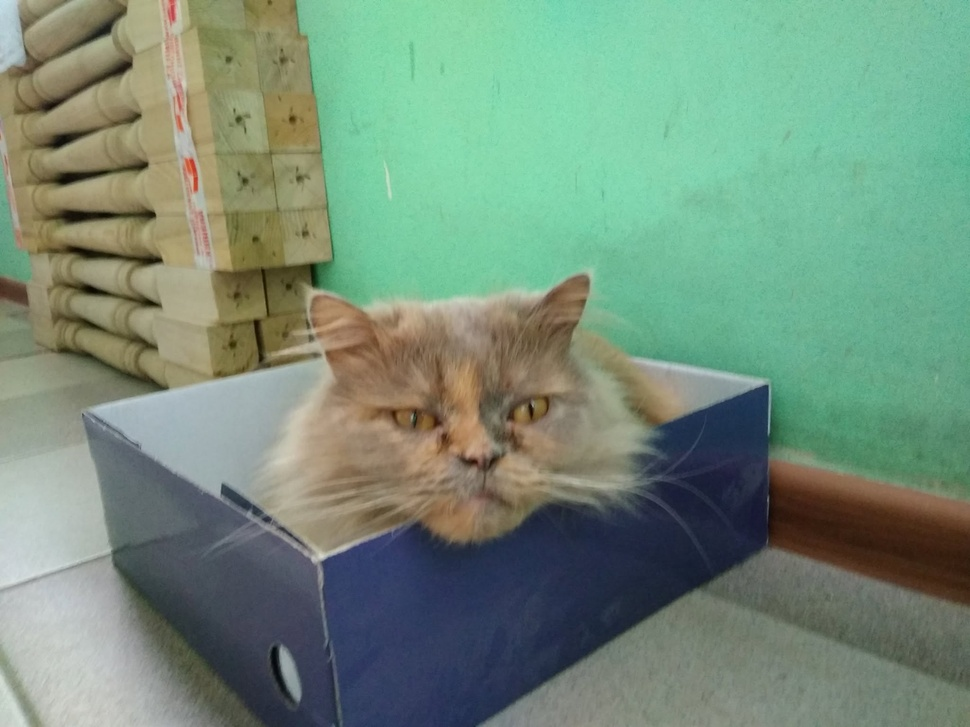
#> input picture Python/MilkaCat.jpg, 970 x 727 px, shrunk from 2048 x 1536 before the run
$ python main.py   (older library calls are emulated)
#> lines starting #> are read from the running program, lines starting #| are printed output that depends on the picture; after the words box and inside, x2 and y2 are one past the last pixel; in counts of white or black regions, pixels touching at a corner belong together
"""Small RGB entropy prioritization prototype."""

from pathlib import Path

import cv2
import matplotlib.pyplot as plt
import numpy as np


BLOCK_SIZE = 100
ALPHA = 0.30
TOP_PERCENT = 10.0


def entropy(counts: np.ndarray) -> float:
    """Return Shannon entropy for non-zero histogram counts."""
    counts = counts[counts > 0]
    if counts.size == 0:
        return 0.0

    p = counts / counts.sum()
    return float(-np.sum(p * np.log2(p)))


def rgb_entropy(block: np.ndarray) -> tuple[float, float, float, float]:
    """Return H(R), H(G), H(B), and joint H(R,G,B)."""
    if block.size == 0:
        return 0.0, 0.0, 0.0, 0.0

    r, g, b = (block[:, :, i].ravel() for i in range(3))

    # Marginal entropy of each channel.
    h_r = entropy(np.bincount(r, minlength=256))
    h_g = entropy(np.bincount(g, minlength=256))
    h_b = entropy(np.bincount(b, minlength=256))

    # Pack (R, G, B) so each complete color becomes one histogram value.
    color = (r.astype(np.uint32) << 16) | (g.astype(np.uint32) << 8) | b
    _, counts = np.unique(color, return_counts=True)
    h_rgb = entropy(counts)

    return h_r, h_g, h_b, h_rgb


def analyze_blocks(image: np.ndarray, block_size: int) -> tuple[np.ndarray, list[dict]]:
    """Calculate joint RGB entropy and metadata for every image block."""
    height, width = image.shape[:2]
    entropy_map = np.zeros((height, width), dtype=np.float32)
    blocks = []

    for block_id, (y, x) in enumerate(
        ((y, x) for y in range(0, height, block_size) for x in range(0, width, block_size)),
        start=1,
    ):
        y2, x2 = min(y + block_size, height), min(x + block_size, width)
        h_r, h_g, h_b, h_rgb = rgb_entropy(image[y:y2, x:x2])

        entropy_map[y:y2, x:x2] = h_rgb
        blocks.append(
            {
                "id": block_id,
                "x": x,
                "y": y,
                "width": x2 - x,
                "height": y2 - y,
                "entropy_r": h_r,
                "entropy_g": h_g,
                "entropy_b": h_b,
                "entropy_rgb": h_rgb,
            }
        )

    return entropy_map, blocks


def prioritize(blocks: list[dict], top_percent: float) -> list[dict]:
    """Rank blocks by joint RGB entropy and mark the top percentage."""
    values = np.array([b["entropy_rgb"] for b in blocks], dtype=np.float32)
    low, high = values.min(), values.max()
    scores = np.full_like(values, 100.0) if low == high else (values - low) / (high - low) * 100

    for block, score in zip(blocks, scores):
        block["priority_score"] = float(score)
        block["priority_rank"] = 0

    ranked = sorted(blocks, key=lambda b: (-b["entropy_rgb"], b["y"], b["x"]))
    selected = max(1, int(np.ceil(len(ranked) * top_percent / 100)))

    for rank, block in enumerate(ranked[:selected], start=1):
        block["priority_rank"] = rank

    return ranked


def overlay_priority(image_bgr: np.ndarray, blocks: list[dict], top_percent: float) -> np.ndarray:
    """Draw the block grid and red borders for prioritized blocks."""
    result = image_bgr.copy()
    height, width = result.shape[:2]

    for block in blocks:
        x, y = block["x"], block["y"]
        x2 = min(x + block["width"] - 1, width - 1)
        y2 = min(y + block["height"] - 1, height - 1)

        # White grid for all blocks.
        cv2.rectangle(result, (x, y), (x2, y2), (255, 255, 255), 1)

        rank = block["priority_rank"]
        if rank:
            # Red border + rank for prioritized blocks.
            cv2.rectangle(result, (x, y), (x2, y2), (0, 0, 255), 2)
            cv2.putText(
                result,
                f"#{rank}",
                (x + 4, min(y + 18, height - 4)),
                cv2.FONT_HERSHEY_SIMPLEX,
                0.50,
                (0, 0, 255),
                2,
                cv2.LINE_AA,
            )

    cv2.putText(
        result,
        f"Top {top_percent:g}% blocks",
        (10, 25),
        cv2.FONT_HERSHEY_SIMPLEX,
        0.65,
        (255, 255, 255),
        2,
        cv2.LINE_AA,
    )
    return result


def run(image_path: str | Path, output_path: str | Path = "Figure_1.png") -> list[dict]:
    """Analyze the image, save the final figure, and display it."""
    if BLOCK_SIZE <= 0:
        raise ValueError("BLOCK_SIZE must be greater than 0")
    if not 0 <= ALPHA <= 1:
        raise ValueError("ALPHA must be between 0 and 1")
    if not 0 < TOP_PERCENT <= 100:
        raise ValueError("TOP_PERCENT must be between 0 and 100")

    image_path = Path(image_path)
    output_path = Path(output_path)
    image_bgr = cv2.imread(str(image_path))
#> image_bgr is the input picture: shape (727, 970, 3); mean B, G, R 122.1, 142.2, 116.5
    if image_bgr is None:
        raise FileNotFoundError(f"Could not load image: {image_path}")

    image_rgb = cv2.cvtColor(image_bgr, cv2.COLOR_BGR2RGB)
    entropy_map, blocks = analyze_blocks(image_rgb, BLOCK_SIZE)
#> the loop in analyze_blocks, `for block_id, (y, x) in enumerate( ((y, x) for y in range(0, height, b..` made 80 passes
#> (h_r, h_g, h_b, h_rgb) on passes 1 to 12: (6.78, 7.12, 7.18, 11.39), (6.54, 6.44, 6.64, 11.15), (5.31, 5.4, 5.63, 10.58), (4.85, 5.37, 5.14, 9.04), (3.88, 3.52, 3.92, 7.42), (4.22, 3.69, 3.67, 7.93), (3.81, 3.67, 3.45, 7.05), (3.73, 4.09, 4.17, 6.71), (3.97, 4.09, 4, 7.56), (4.44, 3.98, 4.08, 7.75), (6.65, 6.7, 6.79, 11.22), (6.33, 6.31, 6.46, 10.73)
#> after the loop in analyze_blocks, `for block_id, (y, x) in enumerate(`:
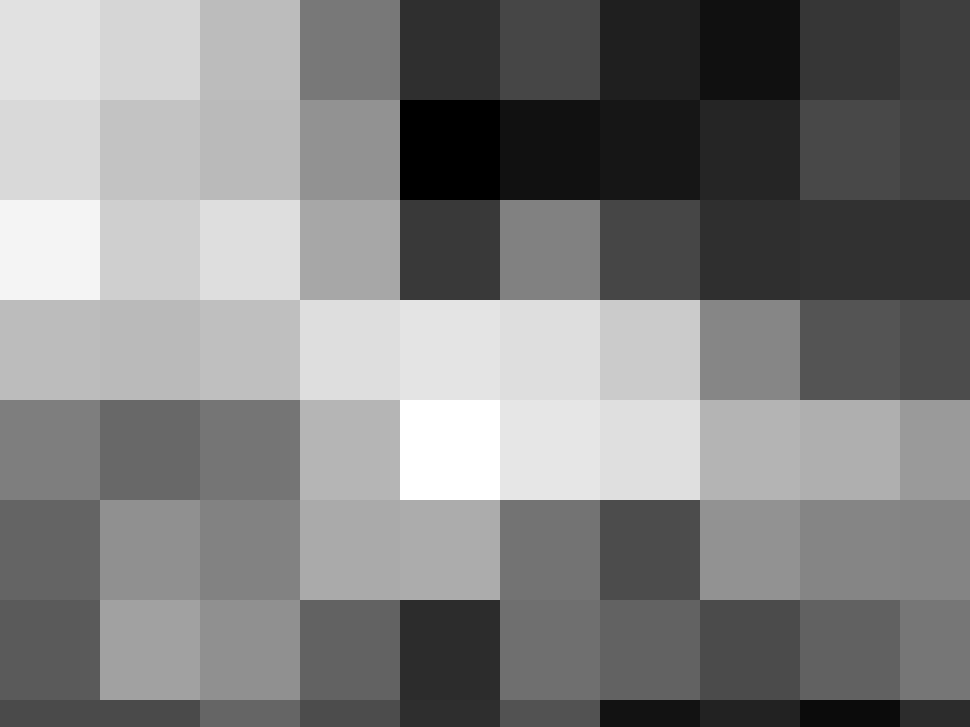
#> entropy_map: shape (727, 970) float32; min 6.35, max 12.07, mean 9.22; drawn with min black and max white
#> after the loop in analyze_blocks, `for block_id, (y, x) in enumerate(`: blocks = 80 items
#> blocks = 80 items
    ranked = prioritize(blocks, TOP_PERCENT)
#> in prioritize, `values = np.array([b["entropy_rgb"] for b in blocks], dtype=np.float32)`: values = 80 values, max 12.07 at index 44, min 6.35 at index 14, mean 9.05
#> in prioritize, `low, high = values.min(), values.max()`: low = 6.35; high = 12.07
#> in prioritize, `scores = np.full_like(values, 100.0) if low == high else (values - low..`: scores = 80 values, max 100 at index 44, min 0 at index 14, mean 47.34
#> the loop in prioritize, `for block, score in zip(blocks, scores):` made 80 passes
#> score on passes 1 to 12: 88.28, 84.08, 74.07, 47.14, 18.76, 27.79, 12.25, 6.35, 21.21, 24.64, 85.2, 76.65
#> in prioritize, `ranked = sorted(blocks, key=lambda b: (-b["entropy_rgb"], b["y"], b["x..`: ranked = 80 items
#> in prioritize, `selected = max(1, int(np.ceil(len(ranked) * top_percent / 100)))`: selected = 8
#> the loop in prioritize, `for rank, block in enumerate(ranked[:selected], start=1):` made 8 passes
#> ranked = 80 items

    # Convert entropy values into a heatmap and blend it with the photo.
    normalized = cv2.normalize(entropy_map, None, 0, 255, cv2.NORM_MINMAX, cv2.CV_8U)
    heatmap = cv2.applyColorMap(normalized, cv2.COLORMAP_JET)
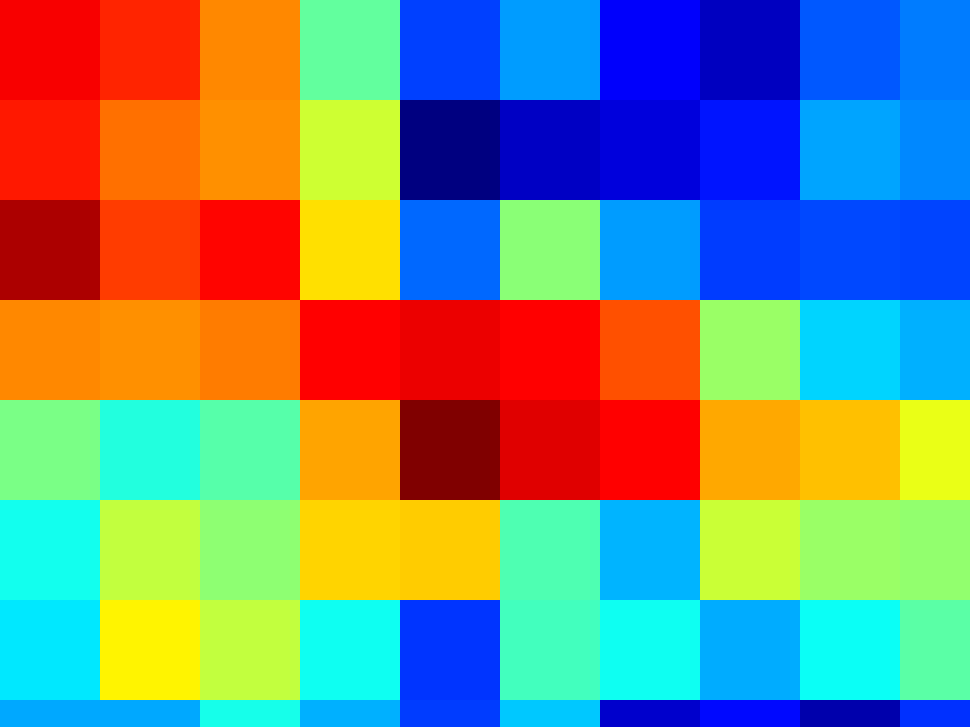
#> heatmap: shape (727, 970, 3); mean B, G, R 124.7, 140.5, 122.3
    blended = cv2.addWeighted(heatmap, ALPHA, image_bgr, 1 - ALPHA, 0)
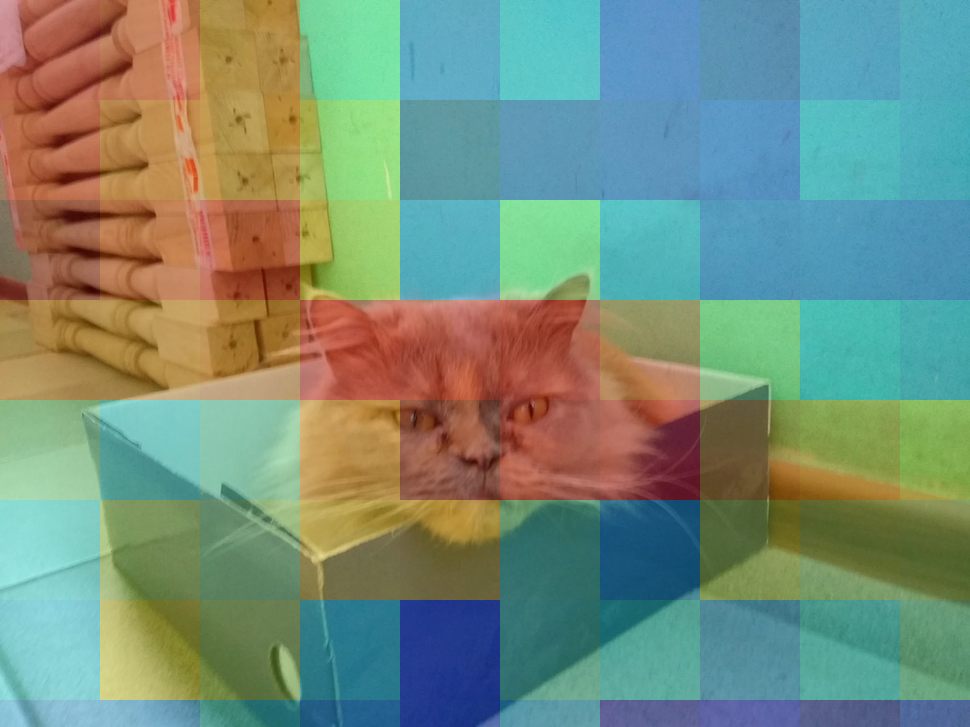
#> blended: shape (727, 970, 3); mean B, G, R 122.8, 141.7, 118.2
    result = overlay_priority(blended, ranked, TOP_PERCENT)
#> the loop in overlay_priority, `for block in blocks:` made 80 passes
#> (x, y, x2, y2, rank) on passes 1 to 12: (400, 400, 499, 499, 1), (0, 200, 99, 299, 2), (500, 400, 599, 499, 3), (400, 300, 499, 399, 4), (0, 0, 99, 99, 5), (600, 400, 699, 499, 6), (300, 300, 399, 399, 7), (500, 300, 599, 399, 8), (200, 200, 299, 299, 0), (0, 100, 99, 199, 0), (100, 0, 199, 99, 0), (100, 200, 199, 299, 0)
#> (x, y, x2) on pass 18: (200, 100, 299)
#> after the loop in overlay_priority, `for block in blocks:`:
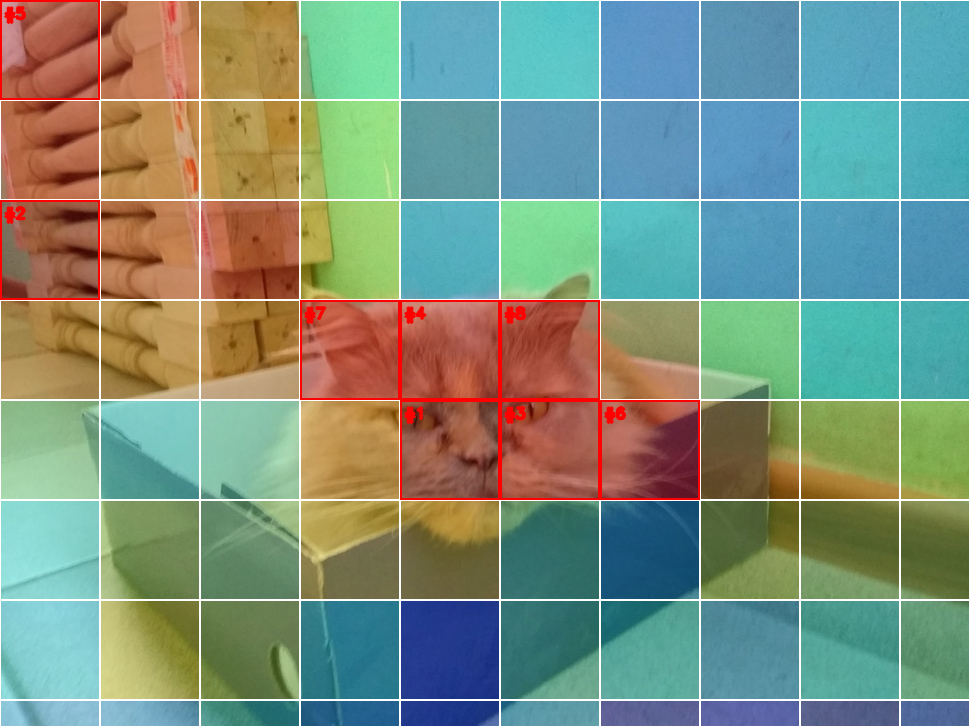
#> result: shape (727, 970, 3); 4.99% of pixels changed, all inside (x1, y1, x2, y2) = (0, 0, 970, 727)
#> in overlay_priority, `cv2.putText( result, f"Top {top_percent:g}% blocks", (10, 25), cv2.FON..`:
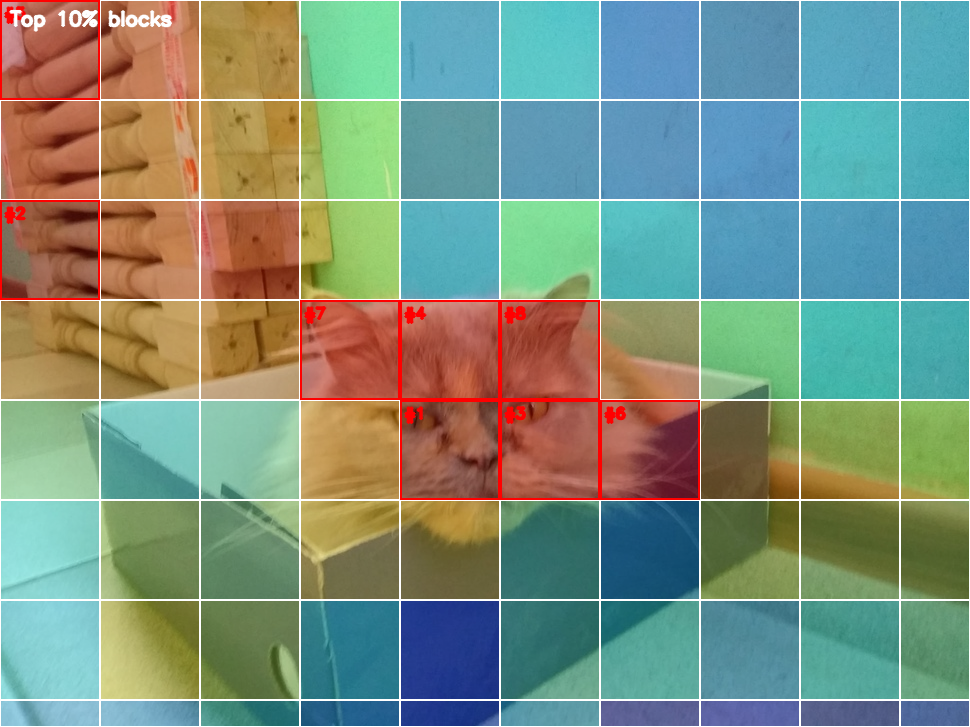
#> result: shape (727, 970, 3); 0.26% of pixels changed, all inside (x1, y1, x2, y2) = (8, 9, 173, 32)

    fig, axes = plt.subplots(1, 2, figsize=(10, 6), dpi=100)
    axes[0].imshow(image_rgb)
    axes[0].set_title("Original Image")
    axes[0].axis("off")
    axes[1].imshow(cv2.cvtColor(result, cv2.COLOR_BGR2RGB))
    axes[1].set_title(f"RGB Entropy + Priority (block {BLOCK_SIZE}px)")
    axes[1].axis("off")
    fig.tight_layout()

    output_path.parent.mkdir(parents=True, exist_ok=True)
    fig.savefig(output_path, bbox_inches="tight")
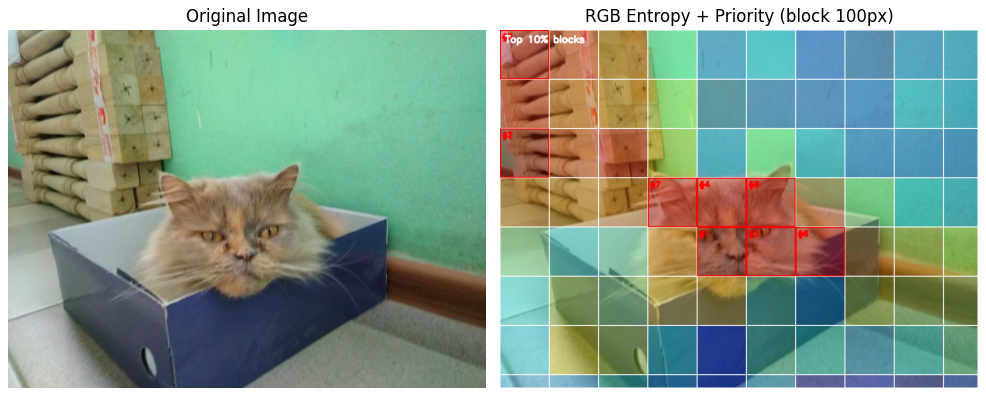
#> figure drawn by matplotlib, 2 panels
    plt.show()
    plt.close(fig)

    selected = sum(block["priority_rank"] > 0 for block in ranked)
    print(f"Image: {image_path.name}")
    print(f"Size: {image_rgb.shape[1]}x{image_rgb.shape[0]} | Blocks: {len(ranked)}")
#| Size: 970x727 | Blocks: 80
    print(
        "Joint RGB entropy H(R,G,B): "
        f"{min(b['entropy_rgb'] for b in ranked):.2f} to "
        f"{max(b['entropy_rgb'] for b in ranked):.2f} bits"
    )
#| Joint RGB entropy H(R,G,B): 6.35 to 12.07 bits
    print(f"Priority selection: top {TOP_PERCENT:g}% ({selected} blocks)")
#| Priority selection: top 10% (8 blocks)
    print(f"Saved figure: {output_path}")

    return ranked


if __name__ == "__main__":
    project_dir = Path(__file__).resolve().parent
    run(project_dir / "MilkaCat.jpg", project_dir / "Figure_1.png")
